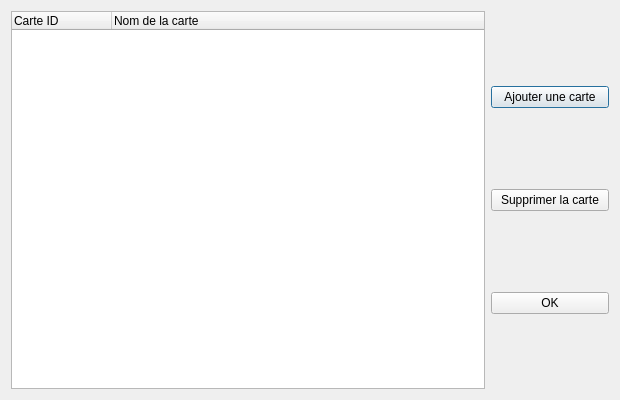
<?xml version="1.0" encoding="UTF-8"?>
<ui version="4.0">
 <class>MapManagerDialog</class>
 <widget class="QDialog" name="MapManagerDialog">
  <property name="geometry">
   <rect>
    <x>0</x>
    <y>0</y>
    <width>620</width>
    <height>400</height>
   </rect>
  </property>
  <property name="minimumSize">
   <size>
    <width>620</width>
    <height>400</height>
   </size>
  </property>
  <property name="maximumSize">
   <size>
    <width>620</width>
    <height>400</height>
   </size>
  </property>
  <property name="windowTitle">
   <string>Gestionnaire de cartes</string>
  </property>
  <layout class="QHBoxLayout" name="horizontalLayout" stretch="4,1">
   <item>
    <widget class="QTreeWidget" name="map_tree">
     <column>
      <property name="text">
       <string>Carte ID</string>
      </property>
     </column>
     <column>
      <property name="text">
       <string>Nom de la carte</string>
      </property>
     </column>
    </widget>
   </item>
   <item>
    <layout class="QVBoxLayout" name="verticalLayout">
     <item>
      <widget class="QPushButton" name="map_add_button">
       <property name="text">
        <string>Ajouter une carte</string>
       </property>
      </widget>
     </item>
     <item>
      <widget class="QPushButton" name="map_delete_button">
       <property name="text">
        <string>Supprimer la carte</string>
       </property>
      </widget>
     </item>
     <item>
      <widget class="QPushButton" name="validate_button">
       <property name="text">
        <string>OK</string>
       </property>
      </widget>
     </item>
    </layout>
   </item>
  </layout>
 </widget>
 <resources/>
 <connections/>
</ui>
